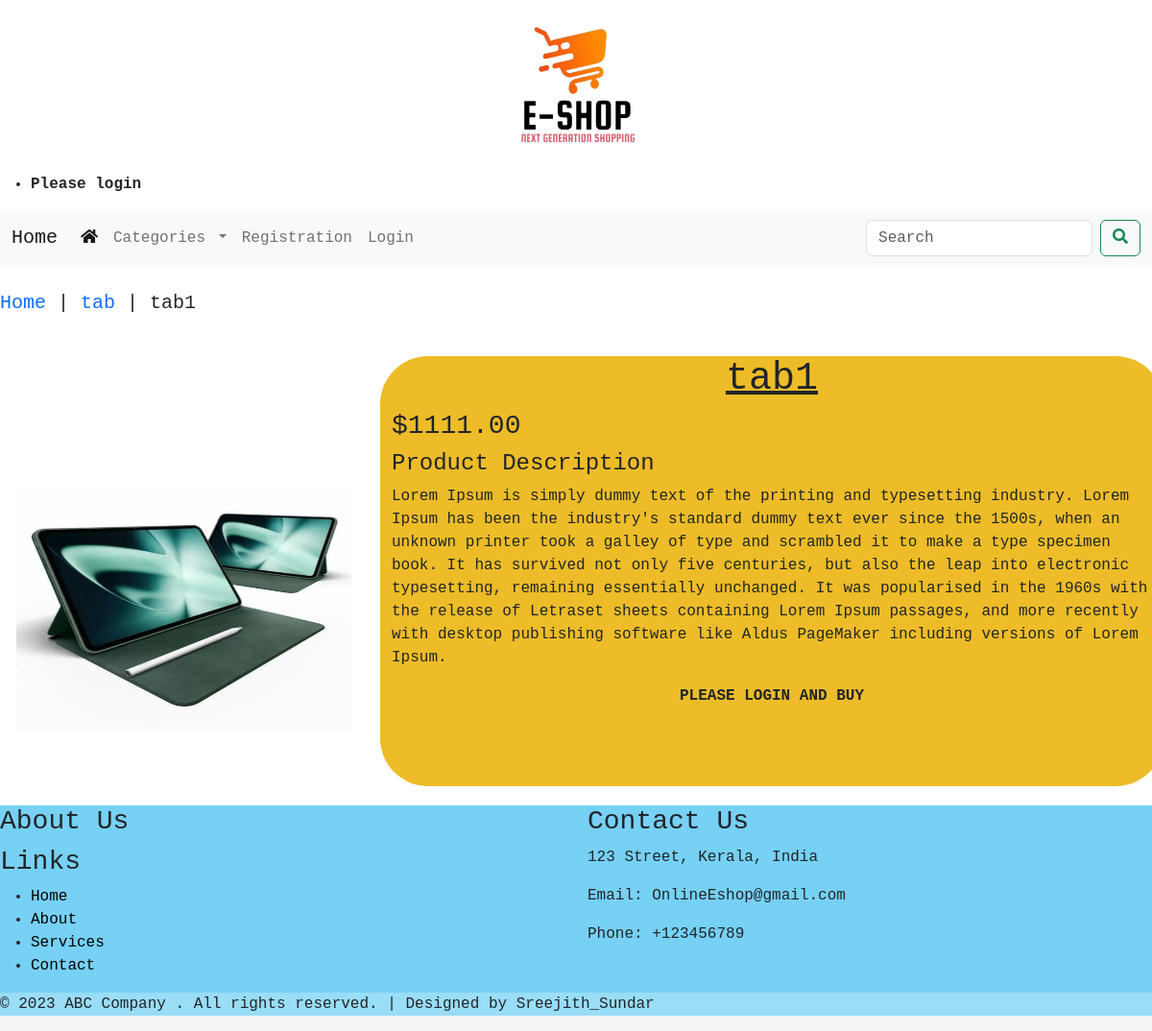
The app's page /tab/tab1/ with its own data.
### shop/models.py (models this page shows, shortened)
class Product(models.Model):
    name = models.CharField(max_length=250, unique=True)
    slug = models.SlugField(max_length=250, unique=True)
    description = models.TextField(blank=True)
    price = models.DecimalField(max_digits=10, decimal_places=2)
    category = models.ForeignKey(Category, on_delete=models.CASCADE)
    image = models.ImageField(upload_to='product', blank=True)
    stock = models.IntegerField()
    available = models.BooleanField(default=True)
    created = models.DateTimeField(auto_now_add=True)
    updated = models.DateTimeField(auto_now=True)
    class Meta:
        ordering = ('name',)
        verbose_name = 'product'
        verbose_name_plural = 'products'

class Category(models.Model):
    name = models.CharField(max_length=250, unique=True)
    slug = models.SlugField(max_length=250, unique=True)
    description = models.TextField(blank=True)
    image = models.ImageField(upload_to='category', blank=True)
    class Meta:
        ordering = ('name',)
        verbose_name = 'category'
        verbose_name_plural = 'categories'
    def get_url(self):
        return reverse('shop:products_by_category', args=[self.slug])
    def __str__(self):
        return '{}'.format(self.name)

### shop/views.py (the view)
# urls.py: path('<slug:c_slug>/<slug:product_slug>/', views.prodetail, name='prod_cat_detail'),
def prodetail(request, c_slug, product_slug):
    try:
        product = Product.objects.get(category__slug=c_slug, slug=product_slug)
    except Exception as e:
        raise e
    return render(request, "product.html", {'product': product})

### cartapp/context_processors.py (called while the page is built)
def counter(request):
    item_count = 0
    if 'admin' in request.path:
        return {}
    else:
        try:
            cart = Cart.objects.filter(cart_id=_cart_id(request))
            cart_items = CartItem.objects.all().filter(cart=cart[:1])
            for cart_item in cart_items:
                item_count += cart_item.quantity
        except Cart.DoesNotExist:
            item_count = 0
    return dict(item_count=item_count)

### cartapp/views.py (called while the page is built)
def _cart_id(request):
    cart = request.session.session_key
    if not cart:
        cart = request.session.create()
    return cart

### shop/context_processors.py (called while the page is built)
def menu_links(request):
    links = Category.objects.all()
    return dict(links=links)

### templates/product.html (shortened to what this page needs)
{% extends 'base.html' %}
{% load static %}
{% block content %}
<div class="row my_prod_row_class">
        <div class="mx_auto" id="bar">
            <p><a href="{% url 'shop:allProdCat' %}" style="text-decoration: none;">Home</a> | <a href="{{product.category.get_url}}" style="text-decoration: none;"> {{ product.category}}</a> | {{product.name}}</p>
        </div>
  <div class="container-fluid">
    <br>
    <div class="row">
        <div class="col-md-4 text-center colum1">
            <div>
                 <img src="{{product.image.url}}" class="product-img mt-5" alt="{{product.name}}">
            </div>
        </div>
        <div class="col-md-8  colum2">
            <div>
                <h1 class="name">{{product.name}}</h1>
                <h3 class="price">${{product.price}}</h3>
                <h4 class="des">Product Description</h4>
                <p class="description">{{product.description}}</p>
                {% if product.stock <= 0 %}
                    <P class=""><b>Out of stock</b></P>
                {% else %}
                     {% if user.is_authenticated %}
                     <div class="butt">
                       <a href="{% url 'shop:checkout' %}" class="btn btn-success ">Buy Now</a>
                       <a class="btn btn-secondary " href="{% url 'cartapp:add_cart' product.id %}">Add to Cart</a>
                       <br>
                       <br>
                     </div>
                     {% else %}
                     <div class="text-center">
                       <b class=""> PLEASE LOGIN AND BUY </b>
                     </div>
                     {% endif %}
                {% endif %}
            </div>
        </div>
    </div>
  </div>
</div>
{% endblock %}

### static/css/desig.css (style rules this page uses)
* { margin: 0; padding: 0; box-sizing: border-box; font-family: 'Courier New', Courier, monospace; }
body { font-family: Arial, sans-serif; }
h1 { text-align: center; }
body { font-family: Arial, sans-serif; background-color: #f4f4f4; }
.my_prod_row_class { padding-top: 25px; padding-bottom: 20px; }
#bar { background:white; font-size: 20px; text-decoration: none; }
.product-img { padding-top:20px; width: 350px; height: 400px; border-radius:50px; }
.row .colum1 { border-radius: 50px; border-color: black; }
.row .colum2 { background: #edbc28; border-radius: 50px; }
.row .colum2 .name { text-decoration: underline; }

### records on screen
Product: category "tab", name "tab1", image (picture), price "1111.00", description "Lorem Ipsum is simply dummy text of the printing and typesetting industry. Lorem Ipsum has been the industry's standard dummy text ever since the 1500s, when an unknown printer took a galley of type and scrambled it to make a type specimen book. It has survived not only five centuries, but also the leap into electronic typesetting, remaining essentially unchanged. It was popularised in the 1960s with the release of Letraset sheets containing Lorem Ipsum passages, and more recently with desktop publishing software like Aldus PageMaker including versions of Lorem Ipsum."
